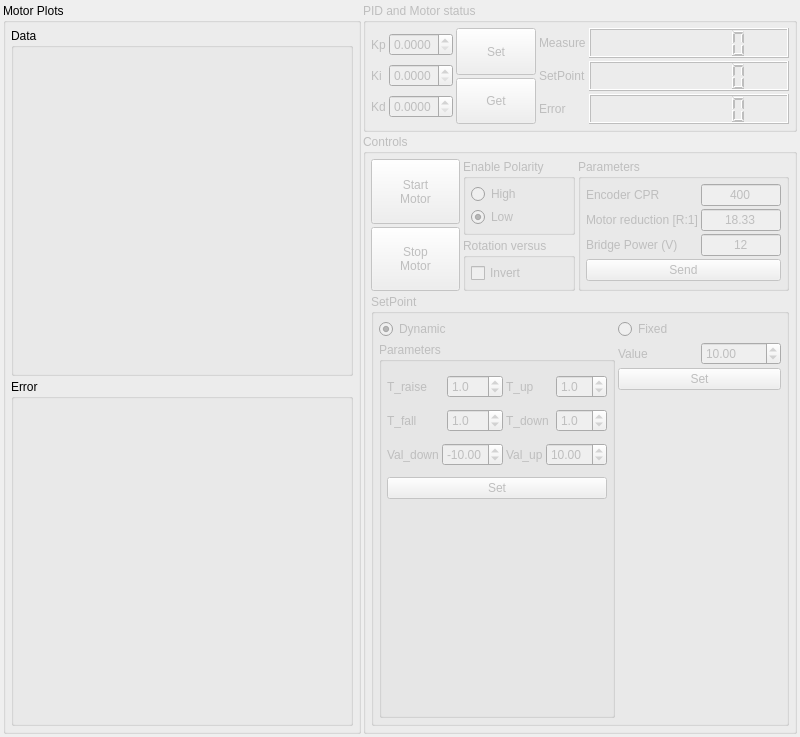
<?xml version="1.0" encoding="UTF-8"?>
<ui version="4.0">
 <class>QMotorPidParamWidget</class>
 <widget class="QWidget" name="QMotorPidParamWidget">
  <property name="geometry">
   <rect>
    <x>0</x>
    <y>0</y>
    <width>800</width>
    <height>737</height>
   </rect>
  </property>
  <property name="sizePolicy">
   <sizepolicy hsizetype="MinimumExpanding" vsizetype="MinimumExpanding">
    <horstretch>0</horstretch>
    <verstretch>0</verstretch>
   </sizepolicy>
  </property>
  <property name="minimumSize">
   <size>
    <width>0</width>
    <height>0</height>
   </size>
  </property>
  <property name="windowTitle">
   <string>Form</string>
  </property>
  <layout class="QGridLayout" name="gridLayout_4">
   <property name="leftMargin">
    <number>3</number>
   </property>
   <property name="topMargin">
    <number>3</number>
   </property>
   <property name="rightMargin">
    <number>3</number>
   </property>
   <property name="bottomMargin">
    <number>3</number>
   </property>
   <property name="spacing">
    <number>2</number>
   </property>
   <item row="0" column="0" rowspan="2">
    <widget class="QGroupBox" name="groupBox_plot">
     <property name="sizePolicy">
      <sizepolicy hsizetype="MinimumExpanding" vsizetype="MinimumExpanding">
       <horstretch>0</horstretch>
       <verstretch>0</verstretch>
      </sizepolicy>
     </property>
     <property name="title">
      <string>Motor Plots</string>
     </property>
     <layout class="QGridLayout" name="gridLayout_3">
      <property name="leftMargin">
       <number>5</number>
      </property>
      <property name="topMargin">
       <number>5</number>
      </property>
      <property name="rightMargin">
       <number>5</number>
      </property>
      <property name="bottomMargin">
       <number>5</number>
      </property>
      <property name="spacing">
       <number>3</number>
      </property>
      <item row="0" column="0">
       <widget class="QGroupBox" name="groupBox_3">
        <property name="sizePolicy">
         <sizepolicy hsizetype="MinimumExpanding" vsizetype="Preferred">
          <horstretch>0</horstretch>
          <verstretch>0</verstretch>
         </sizepolicy>
        </property>
        <property name="title">
         <string>Data</string>
        </property>
        <layout class="QGridLayout" name="gridLayout">
         <property name="leftMargin">
          <number>5</number>
         </property>
         <property name="topMargin">
          <number>5</number>
         </property>
         <property name="rightMargin">
          <number>5</number>
         </property>
         <property name="bottomMargin">
          <number>5</number>
         </property>
         <property name="spacing">
          <number>3</number>
         </property>
         <item row="0" column="1">
          <widget class="QCustomPlot" name="widget_plot_data" native="true">
           <property name="sizePolicy">
            <sizepolicy hsizetype="MinimumExpanding" vsizetype="MinimumExpanding">
             <horstretch>0</horstretch>
             <verstretch>0</verstretch>
            </sizepolicy>
           </property>
          </widget>
         </item>
        </layout>
       </widget>
      </item>
      <item row="1" column="0">
       <widget class="QGroupBox" name="groupBox_4">
        <property name="sizePolicy">
         <sizepolicy hsizetype="MinimumExpanding" vsizetype="MinimumExpanding">
          <horstretch>0</horstretch>
          <verstretch>0</verstretch>
         </sizepolicy>
        </property>
        <property name="title">
         <string>Error</string>
        </property>
        <layout class="QGridLayout" name="gridLayout_2">
         <property name="leftMargin">
          <number>5</number>
         </property>
         <property name="topMargin">
          <number>5</number>
         </property>
         <property name="rightMargin">
          <number>5</number>
         </property>
         <property name="bottomMargin">
          <number>5</number>
         </property>
         <property name="spacing">
          <number>3</number>
         </property>
         <item row="0" column="0">
          <widget class="QCustomPlot" name="widget_plot_error" native="true">
           <property name="sizePolicy">
            <sizepolicy hsizetype="MinimumExpanding" vsizetype="MinimumExpanding">
             <horstretch>0</horstretch>
             <verstretch>0</verstretch>
            </sizepolicy>
           </property>
          </widget>
         </item>
        </layout>
       </widget>
      </item>
     </layout>
    </widget>
   </item>
   <item row="0" column="1">
    <widget class="QGroupBox" name="groupBox_motor">
     <property name="enabled">
      <bool>false</bool>
     </property>
     <property name="sizePolicy">
      <sizepolicy hsizetype="Preferred" vsizetype="Preferred">
       <horstretch>0</horstretch>
       <verstretch>0</verstretch>
      </sizepolicy>
     </property>
     <property name="title">
      <string>PID and Motor status</string>
     </property>
     <layout class="QGridLayout" name="gridLayout_7">
      <property name="sizeConstraint">
       <enum>QLayout::SetDefaultConstraint</enum>
      </property>
      <property name="leftMargin">
       <number>5</number>
      </property>
      <property name="topMargin">
       <number>5</number>
      </property>
      <property name="rightMargin">
       <number>5</number>
      </property>
      <property name="bottomMargin">
       <number>5</number>
      </property>
      <property name="spacing">
       <number>3</number>
      </property>
      <item row="0" column="1">
       <layout class="QVBoxLayout" name="verticalLayout_10">
        <property name="spacing">
         <number>3</number>
        </property>
        <item>
         <widget class="QPushButton" name="pushButton_send_gains">
          <property name="sizePolicy">
           <sizepolicy hsizetype="Preferred" vsizetype="Preferred">
            <horstretch>0</horstretch>
            <verstretch>0</verstretch>
           </sizepolicy>
          </property>
          <property name="text">
           <string>Set</string>
          </property>
         </widget>
        </item>
        <item>
         <widget class="QPushButton" name="pushButton_get_gains">
          <property name="sizePolicy">
           <sizepolicy hsizetype="Preferred" vsizetype="Preferred">
            <horstretch>0</horstretch>
            <verstretch>0</verstretch>
           </sizepolicy>
          </property>
          <property name="text">
           <string>Get</string>
          </property>
         </widget>
        </item>
       </layout>
      </item>
      <item row="0" column="0">
       <layout class="QVBoxLayout" name="verticalLayout">
        <property name="spacing">
         <number>3</number>
        </property>
        <item>
         <layout class="QHBoxLayout" name="horizontalLayout">
          <item>
           <widget class="QLabel" name="label">
            <property name="sizePolicy">
             <sizepolicy hsizetype="Preferred" vsizetype="Preferred">
              <horstretch>0</horstretch>
              <verstretch>0</verstretch>
             </sizepolicy>
            </property>
            <property name="text">
             <string>Kp</string>
            </property>
           </widget>
          </item>
          <item>
           <widget class="QDoubleSpinBox" name="doubleSpinBox_kp">
            <property name="sizePolicy">
             <sizepolicy hsizetype="Preferred" vsizetype="Fixed">
              <horstretch>0</horstretch>
              <verstretch>0</verstretch>
             </sizepolicy>
            </property>
            <property name="maximumSize">
             <size>
              <width>80</width>
              <height>16777215</height>
             </size>
            </property>
            <property name="inputMethodHints">
             <set>Qt::ImhFormattedNumbersOnly</set>
            </property>
            <property name="decimals">
             <number>4</number>
            </property>
            <property name="maximum">
             <double>0.999900000000000</double>
            </property>
            <property name="singleStep">
             <double>0.010000000000000</double>
            </property>
            <property name="value">
             <double>0.000000000000000</double>
            </property>
           </widget>
          </item>
         </layout>
        </item>
        <item>
         <layout class="QHBoxLayout" name="horizontalLayout_2">
          <item>
           <widget class="QLabel" name="label_2">
            <property name="sizePolicy">
             <sizepolicy hsizetype="Preferred" vsizetype="Preferred">
              <horstretch>0</horstretch>
              <verstretch>0</verstretch>
             </sizepolicy>
            </property>
            <property name="text">
             <string>Ki</string>
            </property>
           </widget>
          </item>
          <item>
           <widget class="QDoubleSpinBox" name="doubleSpinBox_ki">
            <property name="sizePolicy">
             <sizepolicy hsizetype="Preferred" vsizetype="Fixed">
              <horstretch>0</horstretch>
              <verstretch>0</verstretch>
             </sizepolicy>
            </property>
            <property name="maximumSize">
             <size>
              <width>80</width>
              <height>16777215</height>
             </size>
            </property>
            <property name="inputMethodHints">
             <set>Qt::ImhFormattedNumbersOnly</set>
            </property>
            <property name="decimals">
             <number>4</number>
            </property>
            <property name="maximum">
             <double>0.999900000000000</double>
            </property>
            <property name="singleStep">
             <double>0.010000000000000</double>
            </property>
            <property name="value">
             <double>0.000000000000000</double>
            </property>
           </widget>
          </item>
         </layout>
        </item>
        <item>
         <layout class="QHBoxLayout" name="horizontalLayout_3">
          <item>
           <widget class="QLabel" name="label_3">
            <property name="sizePolicy">
             <sizepolicy hsizetype="Preferred" vsizetype="Preferred">
              <horstretch>0</horstretch>
              <verstretch>0</verstretch>
             </sizepolicy>
            </property>
            <property name="text">
             <string>Kd</string>
            </property>
           </widget>
          </item>
          <item>
           <widget class="QDoubleSpinBox" name="doubleSpinBox_kd">
            <property name="sizePolicy">
             <sizepolicy hsizetype="Preferred" vsizetype="Fixed">
              <horstretch>0</horstretch>
              <verstretch>0</verstretch>
             </sizepolicy>
            </property>
            <property name="maximumSize">
             <size>
              <width>80</width>
              <height>16777215</height>
             </size>
            </property>
            <property name="inputMethodHints">
             <set>Qt::ImhFormattedNumbersOnly</set>
            </property>
            <property name="decimals">
             <number>4</number>
            </property>
            <property name="maximum">
             <double>0.999900000000000</double>
            </property>
            <property name="singleStep">
             <double>0.010000000000000</double>
            </property>
            <property name="value">
             <double>0.000000000000000</double>
            </property>
           </widget>
          </item>
         </layout>
        </item>
       </layout>
      </item>
      <item row="0" column="2">
       <layout class="QVBoxLayout" name="verticalLayout_8">
        <property name="spacing">
         <number>3</number>
        </property>
        <item>
         <layout class="QHBoxLayout" name="horizontalLayout_20">
          <item>
           <widget class="QLabel" name="label_19">
            <property name="text">
             <string>Measure</string>
            </property>
           </widget>
          </item>
          <item>
           <widget class="QLCDNumber" name="lcdNumber_value">
            <property name="sizePolicy">
             <sizepolicy hsizetype="Preferred" vsizetype="Preferred">
              <horstretch>0</horstretch>
              <verstretch>0</verstretch>
             </sizepolicy>
            </property>
            <property name="minimumSize">
             <size>
              <width>200</width>
              <height>30</height>
             </size>
            </property>
            <property name="maximumSize">
             <size>
              <width>250</width>
              <height>16777215</height>
             </size>
            </property>
            <property name="digitCount">
             <number>8</number>
            </property>
           </widget>
          </item>
         </layout>
        </item>
        <item>
         <layout class="QHBoxLayout" name="horizontalLayout_21">
          <item>
           <widget class="QLabel" name="label_20">
            <property name="text">
             <string>SetPoint</string>
            </property>
           </widget>
          </item>
          <item>
           <widget class="QLCDNumber" name="lcdNumber_setpoint">
            <property name="sizePolicy">
             <sizepolicy hsizetype="Preferred" vsizetype="Minimum">
              <horstretch>0</horstretch>
              <verstretch>0</verstretch>
             </sizepolicy>
            </property>
            <property name="minimumSize">
             <size>
              <width>200</width>
              <height>30</height>
             </size>
            </property>
            <property name="maximumSize">
             <size>
              <width>250</width>
              <height>16777215</height>
             </size>
            </property>
            <property name="digitCount">
             <number>8</number>
            </property>
           </widget>
          </item>
         </layout>
        </item>
        <item>
         <layout class="QHBoxLayout" name="horizontalLayout_22">
          <item>
           <widget class="QLabel" name="label_21">
            <property name="text">
             <string>Error</string>
            </property>
           </widget>
          </item>
          <item>
           <widget class="QLCDNumber" name="lcdNumber_error">
            <property name="sizePolicy">
             <sizepolicy hsizetype="Preferred" vsizetype="Minimum">
              <horstretch>0</horstretch>
              <verstretch>0</verstretch>
             </sizepolicy>
            </property>
            <property name="minimumSize">
             <size>
              <width>200</width>
              <height>30</height>
             </size>
            </property>
            <property name="maximumSize">
             <size>
              <width>250</width>
              <height>16777215</height>
             </size>
            </property>
            <property name="digitCount">
             <number>8</number>
            </property>
           </widget>
          </item>
         </layout>
        </item>
       </layout>
      </item>
     </layout>
    </widget>
   </item>
   <item row="1" column="1">
    <widget class="QGroupBox" name="groupBox_controls">
     <property name="enabled">
      <bool>false</bool>
     </property>
     <property name="sizePolicy">
      <sizepolicy hsizetype="Preferred" vsizetype="MinimumExpanding">
       <horstretch>0</horstretch>
       <verstretch>0</verstretch>
      </sizepolicy>
     </property>
     <property name="title">
      <string>Controls</string>
     </property>
     <layout class="QGridLayout" name="gridLayout_5">
      <property name="leftMargin">
       <number>5</number>
      </property>
      <property name="topMargin">
       <number>5</number>
      </property>
      <property name="rightMargin">
       <number>5</number>
      </property>
      <property name="bottomMargin">
       <number>5</number>
      </property>
      <property name="spacing">
       <number>3</number>
      </property>
      <item row="0" column="0">
       <layout class="QVBoxLayout" name="verticalLayout_12">
        <property name="spacing">
         <number>3</number>
        </property>
        <item>
         <widget class="QPushButton" name="pushButton_start_motors">
          <property name="enabled">
           <bool>false</bool>
          </property>
          <property name="sizePolicy">
           <sizepolicy hsizetype="Preferred" vsizetype="Preferred">
            <horstretch>0</horstretch>
            <verstretch>0</verstretch>
           </sizepolicy>
          </property>
          <property name="text">
           <string>Start
Motor</string>
          </property>
         </widget>
        </item>
        <item>
         <widget class="QPushButton" name="pushButton_stop_motors">
          <property name="enabled">
           <bool>false</bool>
          </property>
          <property name="sizePolicy">
           <sizepolicy hsizetype="Preferred" vsizetype="Preferred">
            <horstretch>0</horstretch>
            <verstretch>0</verstretch>
           </sizepolicy>
          </property>
          <property name="text">
           <string>Stop
Motor</string>
          </property>
         </widget>
        </item>
       </layout>
      </item>
      <item row="0" column="1">
       <layout class="QVBoxLayout" name="verticalLayout_2">
        <property name="spacing">
         <number>3</number>
        </property>
        <item>
         <widget class="QGroupBox" name="groupBox_16">
          <property name="sizePolicy">
           <sizepolicy hsizetype="Preferred" vsizetype="Maximum">
            <horstretch>0</horstretch>
            <verstretch>0</verstretch>
           </sizepolicy>
          </property>
          <property name="title">
           <string>Enable Polarity</string>
          </property>
          <layout class="QVBoxLayout" name="verticalLayout_3">
           <property name="spacing">
            <number>3</number>
           </property>
           <property name="leftMargin">
            <number>5</number>
           </property>
           <property name="topMargin">
            <number>5</number>
           </property>
           <property name="rightMargin">
            <number>5</number>
           </property>
           <property name="bottomMargin">
            <number>5</number>
           </property>
           <item>
            <widget class="QRadioButton" name="radioButton_polarity_high">
             <property name="sizePolicy">
              <sizepolicy hsizetype="Preferred" vsizetype="Fixed">
               <horstretch>0</horstretch>
               <verstretch>0</verstretch>
              </sizepolicy>
             </property>
             <property name="text">
              <string>High</string>
             </property>
            </widget>
           </item>
           <item>
            <widget class="QRadioButton" name="radioButton_polarity_low">
             <property name="sizePolicy">
              <sizepolicy hsizetype="Preferred" vsizetype="Fixed">
               <horstretch>0</horstretch>
               <verstretch>0</verstretch>
              </sizepolicy>
             </property>
             <property name="text">
              <string>Low</string>
             </property>
             <property name="checked">
              <bool>true</bool>
             </property>
            </widget>
           </item>
          </layout>
         </widget>
        </item>
        <item>
         <widget class="QGroupBox" name="groupBox">
          <property name="sizePolicy">
           <sizepolicy hsizetype="Preferred" vsizetype="Maximum">
            <horstretch>0</horstretch>
            <verstretch>0</verstretch>
           </sizepolicy>
          </property>
          <property name="title">
           <string>Rotation versus</string>
          </property>
          <layout class="QVBoxLayout" name="verticalLayout_6">
           <property name="spacing">
            <number>3</number>
           </property>
           <property name="leftMargin">
            <number>5</number>
           </property>
           <property name="topMargin">
            <number>5</number>
           </property>
           <property name="rightMargin">
            <number>5</number>
           </property>
           <property name="bottomMargin">
            <number>5</number>
           </property>
           <item>
            <widget class="QCheckBox" name="checkBox_invert_mot">
             <property name="sizePolicy">
              <sizepolicy hsizetype="Preferred" vsizetype="Fixed">
               <horstretch>0</horstretch>
               <verstretch>0</verstretch>
              </sizepolicy>
             </property>
             <property name="text">
              <string>Invert</string>
             </property>
            </widget>
           </item>
          </layout>
         </widget>
        </item>
       </layout>
      </item>
      <item row="0" column="2">
       <widget class="QGroupBox" name="groupBox_5">
        <property name="sizePolicy">
         <sizepolicy hsizetype="Maximum" vsizetype="Minimum">
          <horstretch>0</horstretch>
          <verstretch>0</verstretch>
         </sizepolicy>
        </property>
        <property name="title">
         <string>Parameters</string>
        </property>
        <layout class="QVBoxLayout" name="verticalLayout_9">
         <property name="spacing">
          <number>3</number>
         </property>
         <property name="leftMargin">
          <number>5</number>
         </property>
         <property name="topMargin">
          <number>5</number>
         </property>
         <property name="rightMargin">
          <number>5</number>
         </property>
         <property name="bottomMargin">
          <number>5</number>
         </property>
         <item>
          <layout class="QVBoxLayout" name="verticalLayout_7">
           <item>
            <layout class="QHBoxLayout" name="horizontalLayout_5">
             <item>
              <widget class="QLabel" name="label_5">
               <property name="sizePolicy">
                <sizepolicy hsizetype="Preferred" vsizetype="Preferred">
                 <horstretch>0</horstretch>
                 <verstretch>0</verstretch>
                </sizepolicy>
               </property>
               <property name="text">
                <string>Encoder CPR</string>
               </property>
              </widget>
             </item>
             <item>
              <widget class="QLineEdit" name="lineEdit_enc_cpr">
               <property name="maximumSize">
                <size>
                 <width>80</width>
                 <height>16777215</height>
                </size>
               </property>
               <property name="text">
                <string>400</string>
               </property>
               <property name="alignment">
                <set>Qt::AlignCenter</set>
               </property>
               <property name="readOnly">
                <bool>false</bool>
               </property>
              </widget>
             </item>
            </layout>
           </item>
           <item>
            <layout class="QHBoxLayout" name="horizontalLayout_6">
             <item>
              <widget class="QLabel" name="label_6">
               <property name="sizePolicy">
                <sizepolicy hsizetype="Preferred" vsizetype="Preferred">
                 <horstretch>0</horstretch>
                 <verstretch>0</verstretch>
                </sizepolicy>
               </property>
               <property name="text">
                <string>Motor reduction [R:1]</string>
               </property>
              </widget>
             </item>
             <item>
              <widget class="QLineEdit" name="lineEdit_motor_ratio">
               <property name="maximumSize">
                <size>
                 <width>80</width>
                 <height>16777215</height>
                </size>
               </property>
               <property name="text">
                <string>18.33</string>
               </property>
               <property name="alignment">
                <set>Qt::AlignCenter</set>
               </property>
               <property name="readOnly">
                <bool>false</bool>
               </property>
              </widget>
             </item>
            </layout>
           </item>
          </layout>
         </item>
         <item>
          <layout class="QHBoxLayout" name="horizontalLayout_11">
           <item>
            <widget class="QLabel" name="label_16">
             <property name="minimumSize">
              <size>
               <width>40</width>
               <height>0</height>
              </size>
             </property>
             <property name="text">
              <string>Bridge Power (V)</string>
             </property>
            </widget>
           </item>
           <item>
            <widget class="QLineEdit" name="lineEdit_bridge">
             <property name="maximumSize">
              <size>
               <width>80</width>
               <height>16777215</height>
              </size>
             </property>
             <property name="text">
              <string>12</string>
             </property>
             <property name="alignment">
              <set>Qt::AlignCenter</set>
             </property>
             <property name="readOnly">
              <bool>false</bool>
             </property>
            </widget>
           </item>
          </layout>
         </item>
         <item>
          <widget class="QPushButton" name="pushButton_send_params">
           <property name="sizePolicy">
            <sizepolicy hsizetype="Preferred" vsizetype="Fixed">
             <horstretch>0</horstretch>
             <verstretch>0</verstretch>
            </sizepolicy>
           </property>
           <property name="text">
            <string>Send</string>
           </property>
          </widget>
         </item>
        </layout>
       </widget>
      </item>
      <item row="1" column="0" colspan="3">
       <widget class="QGroupBox" name="groupBox_18">
        <property name="sizePolicy">
         <sizepolicy hsizetype="Preferred" vsizetype="MinimumExpanding">
          <horstretch>0</horstretch>
          <verstretch>0</verstretch>
         </sizepolicy>
        </property>
        <property name="title">
         <string>SetPoint</string>
        </property>
        <layout class="QGridLayout" name="gridLayout_21">
         <property name="leftMargin">
          <number>5</number>
         </property>
         <property name="topMargin">
          <number>5</number>
         </property>
         <property name="rightMargin">
          <number>5</number>
         </property>
         <property name="bottomMargin">
          <number>5</number>
         </property>
         <property name="horizontalSpacing">
          <number>3</number>
         </property>
         <item row="0" column="1">
          <layout class="QVBoxLayout" name="verticalLayout_4">
           <property name="spacing">
            <number>3</number>
           </property>
           <item>
            <widget class="QRadioButton" name="radioButton_setpoint_fixed">
             <property name="sizePolicy">
              <sizepolicy hsizetype="Preferred" vsizetype="Fixed">
               <horstretch>0</horstretch>
               <verstretch>0</verstretch>
              </sizepolicy>
             </property>
             <property name="text">
              <string>Fixed</string>
             </property>
             <property name="checked">
              <bool>false</bool>
             </property>
            </widget>
           </item>
           <item>
            <layout class="QHBoxLayout" name="horizontalLayout_12">
             <item>
              <widget class="QLabel" name="label_8">
               <property name="sizePolicy">
                <sizepolicy hsizetype="Preferred" vsizetype="Preferred">
                 <horstretch>0</horstretch>
                 <verstretch>0</verstretch>
                </sizepolicy>
               </property>
               <property name="text">
                <string>Value</string>
               </property>
              </widget>
             </item>
             <item>
              <widget class="QDoubleSpinBox" name="doubleSpinBox_fixed_setpoint">
               <property name="decimals">
                <number>2</number>
               </property>
               <property name="minimum">
                <double>-30.000000000000000</double>
               </property>
               <property name="maximum">
                <double>30.000000000000000</double>
               </property>
               <property name="singleStep">
                <double>0.500000000000000</double>
               </property>
               <property name="value">
                <double>10.000000000000000</double>
               </property>
              </widget>
             </item>
            </layout>
           </item>
           <item>
            <widget class="QPushButton" name="pushButton_set_fixed_setpoint">
             <property name="sizePolicy">
              <sizepolicy hsizetype="Preferred" vsizetype="Preferred">
               <horstretch>0</horstretch>
               <verstretch>0</verstretch>
              </sizepolicy>
             </property>
             <property name="text">
              <string>Set</string>
             </property>
            </widget>
           </item>
           <item>
            <spacer name="verticalSpacer_2">
             <property name="orientation">
              <enum>Qt::Vertical</enum>
             </property>
             <property name="sizeType">
              <enum>QSizePolicy::Expanding</enum>
             </property>
             <property name="sizeHint" stdset="0">
              <size>
               <width>20</width>
               <height>40</height>
              </size>
             </property>
            </spacer>
           </item>
           <item>
            <widget class="QLabel" name="label_15">
             <property name="sizePolicy">
              <sizepolicy hsizetype="Maximum" vsizetype="Maximum">
               <horstretch>0</horstretch>
               <verstretch>0</verstretch>
              </sizepolicy>
             </property>
             <property name="minimumSize">
              <size>
               <width>100</width>
               <height>100</height>
              </size>
             </property>
             <property name="maximumSize">
              <size>
               <width>250</width>
               <height>250</height>
              </size>
             </property>
             <property name="text">
              <string/>
             </property>
             <property name="pixmap">
              <pixmap resource="resources.qrc">:/images/ORlogoSimple.png</pixmap>
             </property>
             <property name="scaledContents">
              <bool>true</bool>
             </property>
            </widget>
           </item>
          </layout>
         </item>
         <item row="0" column="0">
          <layout class="QVBoxLayout" name="verticalLayout_5">
           <property name="spacing">
            <number>3</number>
           </property>
           <item>
            <widget class="QRadioButton" name="radioButton_setpoint_dynamic">
             <property name="sizePolicy">
              <sizepolicy hsizetype="Preferred" vsizetype="Fixed">
               <horstretch>0</horstretch>
               <verstretch>0</verstretch>
              </sizepolicy>
             </property>
             <property name="text">
              <string>Dynamic</string>
             </property>
             <property name="checked">
              <bool>true</bool>
             </property>
            </widget>
           </item>
           <item>
            <widget class="QGroupBox" name="groupBox_19">
             <property name="title">
              <string>Parameters</string>
             </property>
             <layout class="QGridLayout" name="gridLayout_20">
              <property name="leftMargin">
               <number>5</number>
              </property>
              <property name="topMargin">
               <number>5</number>
              </property>
              <property name="rightMargin">
               <number>5</number>
              </property>
              <property name="bottomMargin">
               <number>5</number>
              </property>
              <property name="spacing">
               <number>3</number>
              </property>
              <item row="1" column="1">
               <layout class="QHBoxLayout" name="horizontalLayout_15">
                <item>
                 <widget class="QLabel" name="label_11">
                  <property name="sizePolicy">
                   <sizepolicy hsizetype="Preferred" vsizetype="Preferred">
                    <horstretch>0</horstretch>
                    <verstretch>0</verstretch>
                   </sizepolicy>
                  </property>
                  <property name="text">
                   <string>T_fall</string>
                  </property>
                 </widget>
                </item>
                <item>
                 <widget class="QDoubleSpinBox" name="doubleSpinBox_t_fall">
                  <property name="decimals">
                   <number>1</number>
                  </property>
                  <property name="maximum">
                   <double>10.000000000000000</double>
                  </property>
                  <property name="singleStep">
                   <double>0.500000000000000</double>
                  </property>
                  <property name="value">
                   <double>1.000000000000000</double>
                  </property>
                 </widget>
                </item>
               </layout>
              </item>
              <item row="0" column="1">
               <layout class="QHBoxLayout" name="horizontalLayout_13">
                <item>
                 <widget class="QLabel" name="label_9">
                  <property name="sizePolicy">
                   <sizepolicy hsizetype="Preferred" vsizetype="Preferred">
                    <horstretch>0</horstretch>
                    <verstretch>0</verstretch>
                   </sizepolicy>
                  </property>
                  <property name="text">
                   <string>T_raise</string>
                  </property>
                 </widget>
                </item>
                <item>
                 <widget class="QDoubleSpinBox" name="doubleSpinBox_t_raise">
                  <property name="decimals">
                   <number>1</number>
                  </property>
                  <property name="maximum">
                   <double>10.000000000000000</double>
                  </property>
                  <property name="singleStep">
                   <double>0.500000000000000</double>
                  </property>
                  <property name="value">
                   <double>1.000000000000000</double>
                  </property>
                 </widget>
                </item>
               </layout>
              </item>
              <item row="3" column="1" colspan="2">
               <widget class="QPushButton" name="pushButton_set_dynamic_setpoint">
                <property name="sizePolicy">
                 <sizepolicy hsizetype="Preferred" vsizetype="Fixed">
                  <horstretch>0</horstretch>
                  <verstretch>0</verstretch>
                 </sizepolicy>
                </property>
                <property name="text">
                 <string>Set</string>
                </property>
               </widget>
              </item>
              <item row="0" column="2">
               <layout class="QHBoxLayout" name="horizontalLayout_14">
                <item>
                 <widget class="QLabel" name="label_10">
                  <property name="sizePolicy">
                   <sizepolicy hsizetype="Preferred" vsizetype="Preferred">
                    <horstretch>0</horstretch>
                    <verstretch>0</verstretch>
                   </sizepolicy>
                  </property>
                  <property name="text">
                   <string>T_up</string>
                  </property>
                 </widget>
                </item>
                <item>
                 <widget class="QDoubleSpinBox" name="doubleSpinBox_t_up">
                  <property name="decimals">
                   <number>1</number>
                  </property>
                  <property name="maximum">
                   <double>10.000000000000000</double>
                  </property>
                  <property name="singleStep">
                   <double>0.500000000000000</double>
                  </property>
                  <property name="value">
                   <double>1.000000000000000</double>
                  </property>
                 </widget>
                </item>
               </layout>
              </item>
              <item row="1" column="2">
               <layout class="QHBoxLayout" name="horizontalLayout_16">
                <item>
                 <widget class="QLabel" name="label_12">
                  <property name="sizePolicy">
                   <sizepolicy hsizetype="Preferred" vsizetype="Preferred">
                    <horstretch>0</horstretch>
                    <verstretch>0</verstretch>
                   </sizepolicy>
                  </property>
                  <property name="text">
                   <string>T_down</string>
                  </property>
                 </widget>
                </item>
                <item>
                 <widget class="QDoubleSpinBox" name="doubleSpinBox_t_down">
                  <property name="decimals">
                   <number>1</number>
                  </property>
                  <property name="maximum">
                   <double>10.000000000000000</double>
                  </property>
                  <property name="singleStep">
                   <double>0.500000000000000</double>
                  </property>
                  <property name="value">
                   <double>1.000000000000000</double>
                  </property>
                 </widget>
                </item>
               </layout>
              </item>
              <item row="5" column="1" colspan="2">
               <widget class="QLabel" name="label_legenda">
                <property name="sizePolicy">
                 <sizepolicy hsizetype="Preferred" vsizetype="Preferred">
                  <horstretch>0</horstretch>
                  <verstretch>0</verstretch>
                 </sizepolicy>
                </property>
                <property name="minimumSize">
                 <size>
                  <width>80</width>
                  <height>70</height>
                 </size>
                </property>
                <property name="maximumSize">
                 <size>
                  <width>240</width>
                  <height>190</height>
                 </size>
                </property>
                <property name="text">
                 <string/>
                </property>
                <property name="pixmap">
                 <pixmap resource="resources.qrc">:/images/SetPoints.png</pixmap>
                </property>
                <property name="scaledContents">
                 <bool>true</bool>
                </property>
               </widget>
              </item>
              <item row="2" column="1">
               <layout class="QHBoxLayout" name="horizontalLayout_18">
                <item>
                 <widget class="QLabel" name="label_14">
                  <property name="sizePolicy">
                   <sizepolicy hsizetype="Preferred" vsizetype="Preferred">
                    <horstretch>0</horstretch>
                    <verstretch>0</verstretch>
                   </sizepolicy>
                  </property>
                  <property name="text">
                   <string>Val_down</string>
                  </property>
                 </widget>
                </item>
                <item>
                 <widget class="QDoubleSpinBox" name="doubleSpinBox_val_down">
                  <property name="decimals">
                   <number>2</number>
                  </property>
                  <property name="minimum">
                   <double>-30.000000000000000</double>
                  </property>
                  <property name="maximum">
                   <double>30.000000000000000</double>
                  </property>
                  <property name="singleStep">
                   <double>0.500000000000000</double>
                  </property>
                  <property name="value">
                   <double>-10.000000000000000</double>
                  </property>
                 </widget>
                </item>
               </layout>
              </item>
              <item row="2" column="2">
               <layout class="QHBoxLayout" name="horizontalLayout_17">
                <item>
                 <widget class="QLabel" name="label_13">
                  <property name="sizePolicy">
                   <sizepolicy hsizetype="Preferred" vsizetype="Preferred">
                    <horstretch>0</horstretch>
                    <verstretch>0</verstretch>
                   </sizepolicy>
                  </property>
                  <property name="text">
                   <string>Val_up</string>
                  </property>
                 </widget>
                </item>
                <item>
                 <widget class="QDoubleSpinBox" name="doubleSpinBox_val_up">
                  <property name="decimals">
                   <number>2</number>
                  </property>
                  <property name="minimum">
                   <double>-30.000000000000000</double>
                  </property>
                  <property name="maximum">
                   <double>30.000000000000000</double>
                  </property>
                  <property name="singleStep">
                   <double>0.500000000000000</double>
                  </property>
                  <property name="value">
                   <double>10.000000000000000</double>
                  </property>
                 </widget>
                </item>
               </layout>
              </item>
             </layout>
            </widget>
           </item>
          </layout>
         </item>
        </layout>
       </widget>
      </item>
     </layout>
    </widget>
   </item>
  </layout>
 </widget>
 <customwidgets>
  <customwidget>
   <class>QCustomPlot</class>
   <extends>QWidget</extends>
   <header>qcustomplot.h</header>
   <container>1</container>
  </customwidget>
 </customwidgets>
 <resources>
  <include location="resources.qrc"/>
 </resources>
 <connections/>
</ui>
